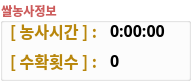
   <widget class="QGroupBox" name="gb_rh_info">
    <property name="geometry">
     <rect>
      <x>10</x>
      <y>570</y>
      <width>191</width>
      <height>81</height>
     </rect>
    </property>
    <property name="palette">
     <palette>
      <active>
       <colorrole role="WindowText">
        <brush brushstyle="SolidPattern">
         <color alpha="255">
          <red>205</red>
          <green>92</green>
          <blue>92</blue>
         </color>
        </brush>
       </colorrole>
       <colorrole role="Button">
        <brush brushstyle="SolidPattern">
         <color alpha="0">
          <red>255</red>
          <green>255</green>
          <blue>255</blue>
         </color>
        </brush>
       </colorrole>
       <colorrole role="Base">
        <brush brushstyle="SolidPattern">
         <color alpha="0">
          <red>255</red>
          <green>255</green>
          <blue>255</blue>
         </color>
        </brush>
       </colorrole>
       <colorrole role="Window">
        <brush brushstyle="SolidPattern">
         <color alpha="0">
          <red>255</red>
          <green>255</green>
          <blue>255</blue>
         </color>
        </brush>
       </colorrole>
      </active>
      <inactive>
       <colorrole role="WindowText">
        <brush brushstyle="SolidPattern">
         <color alpha="255">
          <red>205</red>
          <green>92</green>
          <blue>92</blue>
         </color>
        </brush>
       </colorrole>
       <colorrole role="Button">
        <brush brushstyle="SolidPattern">
         <color alpha="0">
          <red>255</red>
          <green>255</green>
          <blue>255</blue>
         </color>
        </brush>
       </colorrole>
       <colorrole role="Base">
        <brush brushstyle="SolidPattern">
         <color alpha="0">
          <red>255</red>
          <green>255</green>
          <blue>255</blue>
         </color>
        </brush>
       </colorrole>
       <colorrole role="Window">
        <brush brushstyle="SolidPattern">
         <color alpha="0">
          <red>255</red>
          <green>255</green>
          <blue>255</blue>
         </color>
        </brush>
       </colorrole>
      </inactive>
      <disabled>
       <colorrole role="WindowText">
        <brush brushstyle="SolidPattern">
         <color alpha="255">
          <red>120</red>
          <green>120</green>
          <blue>120</blue>
         </color>
        </brush>
       </colorrole>
       <colorrole role="Button">
        <brush brushstyle="SolidPattern">
         <color alpha="0">
          <red>255</red>
          <green>255</green>
          <blue>255</blue>
         </color>
        </brush>
       </colorrole>
       <colorrole role="Base">
        <brush brushstyle="SolidPattern">
         <color alpha="0">
          <red>255</red>
          <green>255</green>
          <blue>255</blue>
         </color>
        </brush>
       </colorrole>
       <colorrole role="Window">
        <brush brushstyle="SolidPattern">
         <color alpha="0">
          <red>255</red>
          <green>255</green>
          <blue>255</blue>
         </color>
        </brush>
       </colorrole>
      </disabled>
     </palette>
    </property>
    <property name="font">
     <font>
      <family>Noto Sans KR</family>
      <weight>75</weight>
      <bold>true</bold>
     </font>
    </property>
    <property name="styleSheet">
     <string notr="true">background-color: rgba(255, 255, 255, 0);</string>
    </property>
    <property name="title">
     <string>쌀농사정보</string>
    </property>
    <widget class="QLabel" name="lb_rhtime_title">
     <property name="geometry">
      <rect>
       <x>10</x>
       <y>20</y>
       <width>91</width>
       <height>21</height>
      </rect>
     </property>
     <property name="palette">
      <palette>
       <active>
        <colorrole role="WindowText">
         <brush brushstyle="SolidPattern">
          <color alpha="255">
           <red>184</red>
           <green>134</green>
           <blue>11</blue>
          </color>
         </brush>
        </colorrole>
        <colorrole role="Button">
         <brush brushstyle="SolidPattern">
          <color alpha="0">
           <red>255</red>
           <green>255</green>
           <blue>255</blue>
          </color>
         </brush>
        </colorrole>
        <colorrole role="Base">
         <brush brushstyle="SolidPattern">
          <color alpha="0">
           <red>255</red>
           <green>255</green>
           <blue>255</blue>
          </color>
         </brush>
        </colorrole>
        <colorrole role="Window">
         <brush brushstyle="SolidPattern">
          <color alpha="0">
           <red>255</red>
           <green>255</green>
           <blue>255</blue>
          </color>
         </brush>
        </colorrole>
       </active>
       <inactive>
        <colorrole role="WindowText">
         <brush brushstyle="SolidPattern">
          <color alpha="255">
           <red>184</red>
           <green>134</green>
           <blue>11</blue>
          </color>
         </brush>
        </colorrole>
        <colorrole role="Button">
         <brush brushstyle="SolidPattern">
          <color alpha="0">
           <red>255</red>
           <green>255</green>
           <blue>255</blue>
          </color>
         </brush>
        </colorrole>
        <colorrole role="Base">
         <brush brushstyle="SolidPattern">
          <color alpha="0">
           <red>255</red>
           <green>255</green>
           <blue>255</blue>
          </color>
         </brush>
        </colorrole>
        <colorrole role="Window">
         <brush brushstyle="SolidPattern">
          <color alpha="0">
           <red>255</red>
           <green>255</green>
           <blue>255</blue>
          </color>
         </brush>
        </colorrole>
       </inactive>
       <disabled>
        <colorrole role="WindowText">
         <brush brushstyle="SolidPattern">
          <color alpha="255">
           <red>120</red>
           <green>120</green>
           <blue>120</blue>
          </color>
         </brush>
        </colorrole>
        <colorrole role="Button">
         <brush brushstyle="SolidPattern">
          <color alpha="0">
           <red>255</red>
           <green>255</green>
           <blue>255</blue>
          </color>
         </brush>
        </colorrole>
        <colorrole role="Base">
         <brush brushstyle="SolidPattern">
          <color alpha="0">
           <red>255</red>
           <green>255</green>
           <blue>255</blue>
          </color>
         </brush>
        </colorrole>
        <colorrole role="Window">
         <brush brushstyle="SolidPattern">
          <color alpha="0">
           <red>255</red>
           <green>255</green>
           <blue>255</blue>
          </color>
         </brush>
        </colorrole>
       </disabled>
      </palette>
     </property>
     <property name="font">
      <font>
       <family>Noto Sans KR</family>
       <pointsize>12</pointsize>
       <weight>75</weight>
       <bold>true</bold>
      </font>
     </property>
     <property name="styleSheet">
      <string notr="true">background-color: rgba(255, 255, 255, 0);</string>
     </property>
     <property name="text">
      <string>[ 농사시간 ] :</string>
     </property>
    </widget>
    <widget class="QLabel" name="lb_rhcnt_title">
     <property name="geometry">
      <rect>
       <x>10</x>
       <y>50</y>
       <width>91</width>
       <height>21</height>
      </rect>
     </property>
     <property name="palette">
      <palette>
       <active>
        <colorrole role="WindowText">
         <brush brushstyle="SolidPattern">
          <color alpha="255">
           <red>184</red>
           <green>134</green>
           <blue>11</blue>
          </color>
         </brush>
        </colorrole>
        <colorrole role="Button">
         <brush brushstyle="SolidPattern">
          <color alpha="0">
           <red>255</red>
           <green>255</green>
           <blue>255</blue>
          </color>
         </brush>
        </colorrole>
        <colorrole role="Base">
         <brush brushstyle="SolidPattern">
          <color alpha="0">
           <red>255</red>
           <green>255</green>
           <blue>255</blue>
          </color>
         </brush>
        </colorrole>
        <colorrole role="Window">
         <brush brushstyle="SolidPattern">
          <color alpha="0">
           <red>255</red>
           <green>255</green>
           <blue>255</blue>
          </color>
         </brush>
        </colorrole>
       </active>
       <inactive>
        <colorrole role="WindowText">
         <brush brushstyle="SolidPattern">
          <color alpha="255">
           <red>184</red>
           <green>134</green>
           <blue>11</blue>
          </color>
         </brush>
        </colorrole>
        <colorrole role="Button">
         <brush brushstyle="SolidPattern">
          <color alpha="0">
           <red>255</red>
           <green>255</green>
           <blue>255</blue>
          </color>
         </brush>
        </colorrole>
        <colorrole role="Base">
         <brush brushstyle="SolidPattern">
          <color alpha="0">
           <red>255</red>
           <green>255</green>
           <blue>255</blue>
          </color>
         </brush>
        </colorrole>
        <colorrole role="Window">
         <brush brushstyle="SolidPattern">
          <color alpha="0">
           <red>255</red>
           <green>255</green>
           <blue>255</blue>
          </color>
         </brush>
        </colorrole>
       </inactive>
       <disabled>
        <colorrole role="WindowText">
         <brush brushstyle="SolidPattern">
          <color alpha="255">
           <red>120</red>
           <green>120</green>
           <blue>120</blue>
          </color>
         </brush>
        </colorrole>
        <colorrole role="Button">
         <brush brushstyle="SolidPattern">
          <color alpha="0">
           <red>255</red>
           <green>255</green>
           <blue>255</blue>
          </color>
         </brush>
        </colorrole>
        <colorrole role="Base">
         <brush brushstyle="SolidPattern">
          <color alpha="0">
           <red>255</red>
           <green>255</green>
           <blue>255</blue>
          </color>
         </brush>
        </colorrole>
        <colorrole role="Window">
         <brush brushstyle="SolidPattern">
          <color alpha="0">
           <red>255</red>
           <green>255</green>
           <blue>255</blue>
          </color>
         </brush>
        </colorrole>
       </disabled>
      </palette>
     </property>
     <property name="font">
      <font>
       <family>Noto Sans KR</family>
       <pointsize>12</pointsize>
       <weight>75</weight>
       <bold>true</bold>
      </font>
     </property>
     <property name="styleSheet">
      <string notr="true">background-color: rgba(255, 255, 255, 0);</string>
     </property>
     <property name="text">
      <string>[ 수확횟수 ] :</string>
     </property>
    </widget>
    <widget class="QLabel" name="lb_rhtime_value">
     <property name="geometry">
      <rect>
       <x>110</x>
       <y>20</y>
       <width>71</width>
       <height>21</height>
      </rect>
     </property>
     <property name="palette">
      <palette>
       <active>
        <colorrole role="WindowText">
         <brush brushstyle="SolidPattern">
          <color alpha="255">
           <red>0</red>
           <green>0</green>
           <blue>0</blue>
          </color>
         </brush>
        </colorrole>
        <colorrole role="Button">
         <brush brushstyle="SolidPattern">
          <color alpha="0">
           <red>255</red>
           <green>255</green>
           <blue>255</blue>
          </color>
         </brush>
        </colorrole>
        <colorrole role="Base">
         <brush brushstyle="SolidPattern">
          <color alpha="0">
           <red>255</red>
           <green>255</green>
           <blue>255</blue>
          </color>
         </brush>
        </colorrole>
        <colorrole role="Window">
         <brush brushstyle="SolidPattern">
          <color alpha="0">
           <red>255</red>
           <green>255</green>
           <blue>255</blue>
          </color>
         </brush>
        </colorrole>
       </active>
       <inactive>
        <colorrole role="WindowText">
         <brush brushstyle="SolidPattern">
          <color alpha="255">
           <red>0</red>
           <green>0</green>
           <blue>0</blue>
          </color>
         </brush>
        </colorrole>
        <colorrole role="Button">
         <brush brushstyle="SolidPattern">
          <color alpha="0">
           <red>255</red>
           <green>255</green>
           <blue>255</blue>
          </color>
         </brush>
        </colorrole>
        <colorrole role="Base">
         <brush brushstyle="SolidPattern">
          <color alpha="0">
           <red>255</red>
           <green>255</green>
           <blue>255</blue>
          </color>
         </brush>
        </colorrole>
        <colorrole role="Window">
         <brush brushstyle="SolidPattern">
          <color alpha="0">
           <red>255</red>
           <green>255</green>
           <blue>255</blue>
          </color>
         </brush>
        </colorrole>
       </inactive>
       <disabled>
        <colorrole role="WindowText">
         <brush brushstyle="SolidPattern">
          <color alpha="255">
           <red>120</red>
           <green>120</green>
           <blue>120</blue>
          </color>
         </brush>
        </colorrole>
        <colorrole role="Button">
         <brush brushstyle="SolidPattern">
          <color alpha="0">
           <red>255</red>
           <green>255</green>
           <blue>255</blue>
          </color>
         </brush>
        </colorrole>
        <colorrole role="Base">
         <brush brushstyle="SolidPattern">
          <color alpha="0">
           <red>255</red>
           <green>255</green>
           <blue>255</blue>
          </color>
         </brush>
        </colorrole>
        <colorrole role="Window">
         <brush brushstyle="SolidPattern">
          <color alpha="0">
           <red>255</red>
           <green>255</green>
           <blue>255</blue>
          </color>
         </brush>
        </colorrole>
       </disabled>
      </palette>
     </property>
     <property name="font">
      <font>
       <family>Noto Sans KR</family>
       <pointsize>12</pointsize>
       <weight>75</weight>
       <bold>true</bold>
      </font>
     </property>
     <property name="styleSheet">
      <string notr="true">background-color: rgba(255, 255, 255, 0);</string>
     </property>
     <property name="text">
      <string>0:00:00</string>
     </property>
    </widget>
    <widget class="QLabel" name="lb_rhcnt_value">
     <property name="geometry">
      <rect>
       <x>110</x>
       <y>50</y>
       <width>71</width>
       <height>21</height>
      </rect>
     </property>
     <property name="palette">
      <palette>
       <active>
        <colorrole role="WindowText">
         <brush brushstyle="SolidPattern">
          <color alpha="255">
           <red>0</red>
           <green>0</green>
           <blue>0</blue>
          </color>
         </brush>
        </colorrole>
        <colorrole role="Button">
         <brush brushstyle="SolidPattern">
          <color alpha="0">
           <red>255</red>
           <green>255</green>
           <blue>255</blue>
          </color>
         </brush>
        </colorrole>
        <colorrole role="Base">
         <brush brushstyle="SolidPattern">
          <color alpha="0">
           <red>255</red>
           <green>255</green>
           <blue>255</blue>
          </color>
         </brush>
        </colorrole>
        <colorrole role="Window">
         <brush brushstyle="SolidPattern">
          <color alpha="0">
           <red>255</red>
           <green>255</green>
           <blue>255</blue>
          </color>
         </brush>
        </colorrole>
       </active>
       <inactive>
        <colorrole role="WindowText">
         <brush brushstyle="SolidPattern">
          <color alpha="255">
           <red>0</red>
           <green>0</green>
           <blue>0</blue>
          </color>
         </brush>
        </colorrole>
        <colorrole role="Button">
         <brush brushstyle="SolidPattern">
          <color alpha="0">
           <red>255</red>
           <green>255</green>
           <blue>255</blue>
          </color>
         </brush>
        </colorrole>
        <colorrole role="Base">
         <brush brushstyle="SolidPattern">
          <color alpha="0">
           <red>255</red>
           <green>255</green>
           <blue>255</blue>
          </color>
         </brush>
        </colorrole>
        <colorrole role="Window">
         <brush brushstyle="SolidPattern">
          <color alpha="0">
           <red>255</red>
           <green>255</green>
           <blue>255</blue>
          </color>
         </brush>
        </colorrole>
       </inactive>
       <disabled>
        <colorrole role="WindowText">
         <brush brushstyle="SolidPattern">
          <color alpha="255">
           <red>120</red>
           <green>120</green>
           <blue>120</blue>
          </color>
         </brush>
        </colorrole>
        <colorrole role="Button">
         <brush brushstyle="SolidPattern">
          <color alpha="0">
           <red>255</red>
           <green>255</green>
           <blue>255</blue>
          </color>
         </brush>
        </colorrole>
        <colorrole role="Base">
         <brush brushstyle="SolidPattern">
          <color alpha="0">
           <red>255</red>
           <green>255</green>
           <blue>255</blue>
          </color>
         </brush>
        </colorrole>
        <colorrole role="Window">
         <brush brushstyle="SolidPattern">
          <color alpha="0">
           <red>255</red>
           <green>255</green>
           <blue>255</blue>
          </color>
         </brush>
        </colorrole>
       </disabled>
      </palette>
     </property>
     <property name="font">
      <font>
       <family>Noto Sans KR</family>
       <pointsize>12</pointsize>
       <weight>75</weight>
       <bold>true</bold>
      </font>
     </property>
     <property name="styleSheet">
      <string notr="true">background-color: rgba(255, 255, 255, 0);</string>
     </property>
     <property name="text">
      <string>0</string>
     </property>
    </widget>
   </widget>
